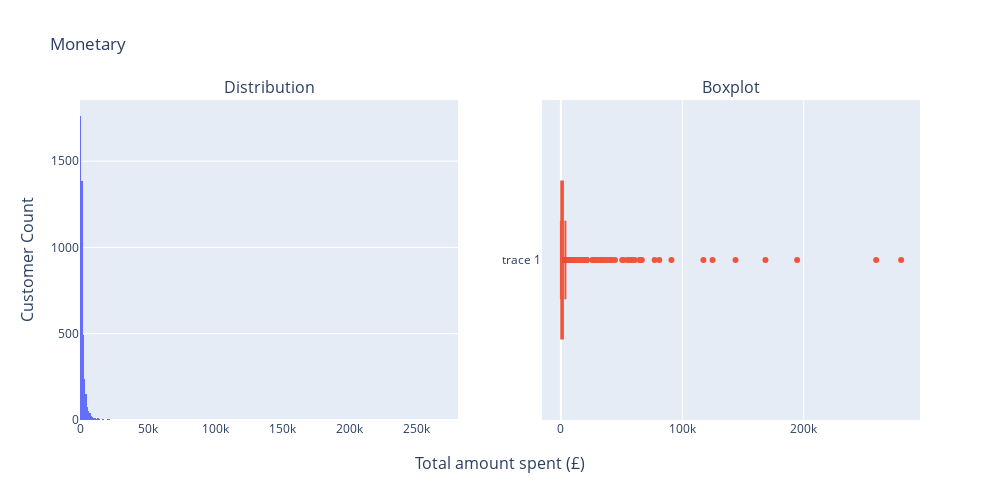

The notebook cell this image was saved under:
### Code cell
fig = make_subplots(
    rows=1, cols=2,
    subplot_titles=("Distribution", "Boxplot"),
    x_title="Total amount spent (£)",
    y_title="Customer Count",
)

fig.add_trace(
    go.Histogram(x=monetary_data["Monetary"],),
    row=1, col=1,
)

fig.add_trace(
    go.Box(x=monetary_data["Monetary"],),
    row=1, col=2,
)


fig.update_layout(height=500, width=1000, showlegend=False, title_text="Monetary")

### Figure 1 — Plotly figure (JSON) as saved in the notebook; plotly's stock layout.template omitted (floating-point values rounded to 4 significant figures; data arrays with more than 128 entries replaced by an {"elided": "..."} marker saying what was removed)
{"data": [{"type": "histogram", "x": {"elided": "4339 float values"}, "xaxis": "x", "yaxis": "y"}, {"type": "box", "x": {"elided": "4339 float values"}, "xaxis": "x2", "yaxis": "y2"}], "layout": {"annotations": [{"font": {"size": 16}, "showarrow": false, "text": "Distribution", "x": 0.225, "xanchor": "center", "xref": "paper", "y": 1, "yanchor": "bottom", "yref": "paper"}, {"font": {"size": 16}, "showarrow": false, "text": "Boxplot", "x": 0.775, "xanchor": "center", "xref": "paper", "y": 1, "yanchor": "bottom", "yref": "paper"}, {"font": {"size": 16}, "showarrow": false, "text": "Total amount spent (£)", "x": 0.5, "xanchor": "center", "xref": "paper", "y": 0, "yanchor": "top", "yref": "paper", "yshift": -30}, {"font": {"size": 16}, "showarrow": false, "text": "Customer Count", "textangle": -90, "x": 0, "xanchor": "right", "xref": "paper", "xshift": -40, "y": 0.5, "yanchor": "middle", "yref": "paper"}], "height": 500, "showlegend": false, "title": {"text": "Monetary"}, "width": 1000, "xaxis": {"anchor": "y", "domain": [0, 0.45]}, "xaxis2": {"anchor": "y2", "domain": [0.55, 1]}, "yaxis": {"anchor": "x", "domain": [0, 1]}, "yaxis2": {"anchor": "x2", "domain": [0, 1]}}}
